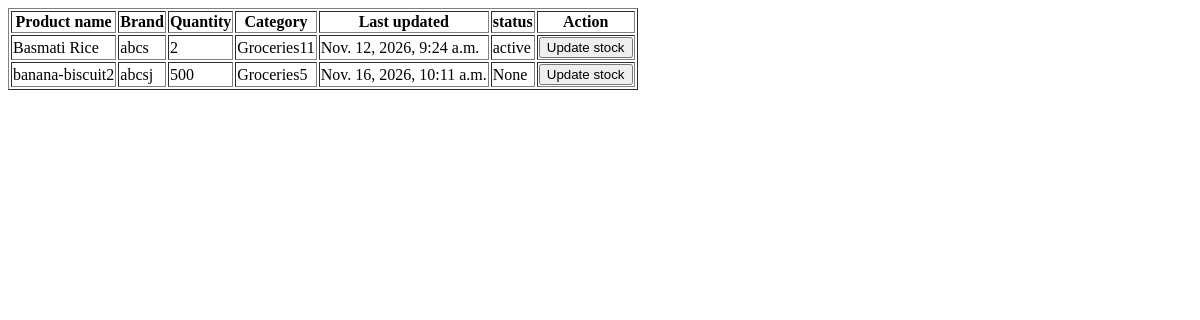
/ViewStockandUpdateStock (signed in), run on an earlier commit of the app's database.
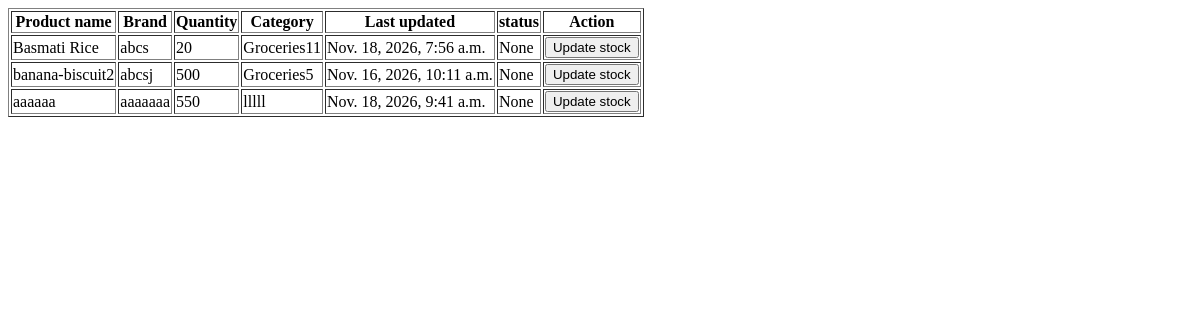
And on a later commit of the database.
### RetailIQApp/models.py (models this page shows)
class ProductTable(models.Model):
    SHOPID = models.ForeignKey(ShopTable, on_delete=models.PROTECT, null=True, blank=True) #necessary? because there is fk to category table
    CATEGORY = models.ForeignKey(CategoryTable,on_delete=models.PROTECT,null=True,blank=True)
    product_name = models.CharField(max_length=50, null=True, blank=True)
    STOCK = models.ForeignKey(StockTable, on_delete=models.PROTECT, null=True, blank=True) #not appearing in viewproducts.html
    brand = models.CharField(max_length=20, null=True, blank=True)
    expiry_date = models.DateField(null=True, blank=True)
    manufacturing_date = models.DateField(null=True, blank=True)
    barcode = models.IntegerField(null=True, blank=True)
    purchase_price = models.DecimalField(max_digits=10, decimal_places=2, null=True, blank=True)
    selling_price = models.DecimalField(max_digits=10, decimal_places=2, null=True, blank=True)
    unit = models.CharField(max_length=20, null=True, blank=True)
    description = models.TextField(max_length=200, null=True, blank=True)
    supplier_name = models.CharField(max_length=20, null=True, blank=True)
    supplier_email = models.EmailField(max_length=50, null=True, blank=True)
    supplier_phone = models.CharField(max_length=20, null=True, blank=True)
    status = models.CharField(max_length=20, null=True, blank=True)

class StockTable(models.Model):
    quantity = models.IntegerField(null=True, blank=True)
    last_updated = models.DateTimeField(auto_now=True)
    status = models.CharField(max_length=20, null=True, blank=True)

class CategoryTable(models.Model):
    SHOPID = models.ForeignKey(ShopTable, on_delete=models.PROTECT, null=True, blank=True)
    category_name = models.CharField(max_length=20, null=True, blank=True)
    category_description = models.CharField(max_length=100, null=True, blank=True)
    created_at = models.DateTimeField(auto_now_add=True)
    updated_at = models.DateTimeField(auto_now=True)
    is_active = models.BooleanField(default=True)

### RetailIQApp/views.py (the view)
# urls.py: path('ViewStockandUpdateStock',ViewStockandUpdateStock.as_view(),name='ViewStockandUpdateStock'),
class ViewStockandUpdateStock(View):
    def get(self,request):
        obj = ProductTable.objects.filter(SHOPID__LOGINID_id=request.session['loginid']) #select_related not needed?
        return render(request,'shop/ViewStockandUpdateStock.html', {'stock_data':obj})

### templates/Shop/viewStockAndUpdateStock.html (shortened to what this page needs)
<!DOCTYPE html>
<html lang="en">
<head>
</head>
<body>
    <table border="1">
        <tr>
            <th>Product name</th>
            <th>Brand</th>
            <th>Quantity</th>
            <th>Category</th>
            <th>Last updated</th>
            <th>status</th>
            <th>Action</th>
        </tr>
        {% for i in stock_data %}
        <tr>
            <td>{{ i.product_name }}</td>
            <td>{{ i.brand }}</td>
            <td>{{ i.STOCK.quantity }}</td>
            <td>{{ i.CATEGORY.category_name }}</td>
            <td>{{ i.STOCK.last_updated }}</td>
            <td>{{ i.STOCK.status }}</td>
            <td><a href="updateStock/{{i.STOCK.id}}"><button>Update stock</button></a></td>
        </tr>
        {% endfor %}
    </table>
</body>
</html>

What changed in the data, as far as the page shows it:
changed through a linked row, ProductTable "Basmati Rice": STOCK.quantity "2" → "20"; STOCK.last_updated "Nov. 12, 2026, 9:24 a.m." → "Nov. 18, 2026, 7:56 a.m."; STOCK.status "active" → "None"
added ProductTable: product_name "aaaaaa", brand "aaaaaaa", STOCK.quantity "550", CATEGORY.category_name "lllll", STOCK.last_updated "Nov. 18, 2026, 9:41 a.m.", STOCK.status "None"
